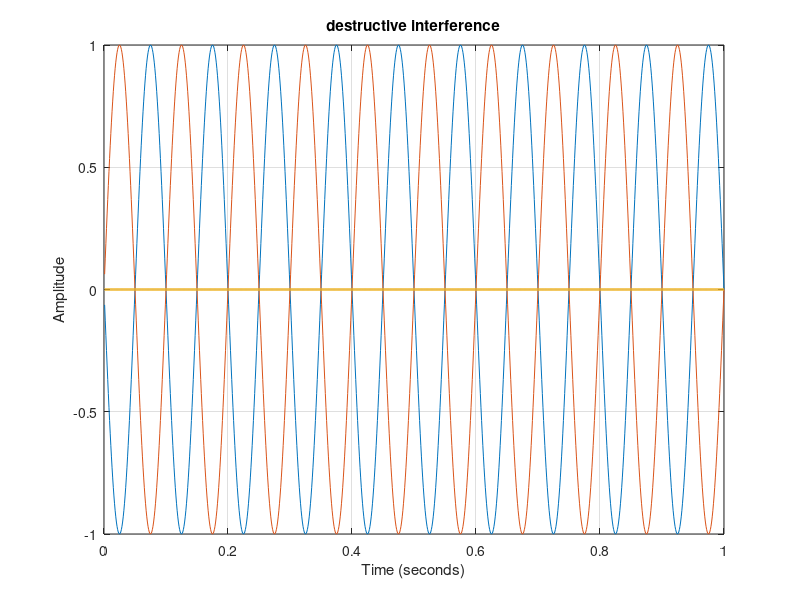

The MATLAB script that drew this image:
D = 1; % 1 second
S = 1000; % sampling rate
P = 0.5; % phase
T = 1/S; % sampling period
t = (T:T:D); % time
myphi=2*pi*P;
myphi2=2*pi*1;

syn1 = sin(2*10*t*pi+myphi); % first wave
syn2 = sin(2*10*t*pi+myphi2); % second wave
sinmax=syn2+syn1; % yellow wave

plot(t,syn1,t,syn2,t,sinmax,'LineWidth',2); 
grid on;
title('destructive interference');
xlabel('Time (seconds)');
ylabel('Amplitude');
